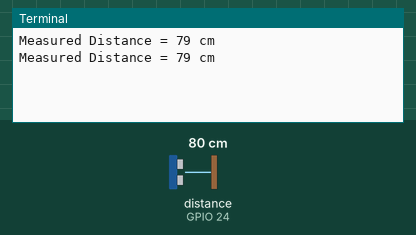
Simulated run of this program. Board: Raspberry Pi (BCM pin numbers). On the bench: the last lines printed to the terminal. The inputs (shaded band) are chosen by the test bench; at power-on: distance to the obstacle (sensor on GPIO 24) 80 cm. The echo pulse lasts 58.3 µs per cm; the clock reads 2024-03-15 10:24:30 at power-on unless the program sets it.

Above: at 1.2 s.
1.3 s: distance to the obstacle (sensor on GPIO 24) set to 2 cm
At 2.3 s:
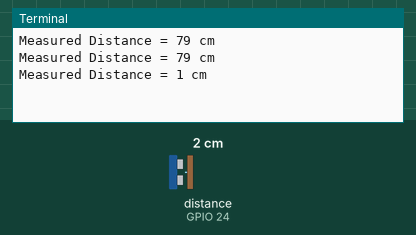
2.8 s: distance to the obstacle (sensor on GPIO 24) set to 4 cm
At 3.8 s:
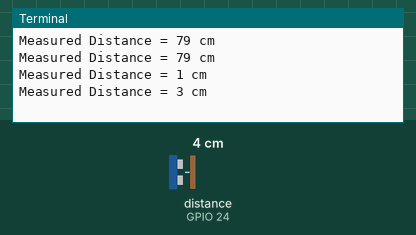
Timing chart, 0 to 5.8 s (numbered marks = the images above; inputs shaded):
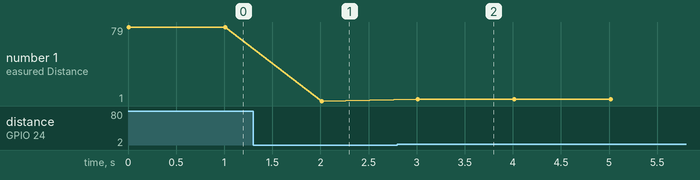

The program:

ultrasonic.py
```python
import time
import RPi.GPIO as GPIO

# Reference: https://tutorials-raspberrypi.com/raspberry-pi-ultrasonic-sensor-hc-sr04/

class UltraSonic(object):
    # RPI
    # Brown -> Power
    # Black -> Gnd
    # Silver -> Trigger
    # Green -> Echo

    # Ultra sonic
    # Yellow -> ground
    # Blue -> Trigger
    # Green -> Echo
    # Purple -> VCC

    def __init__(self) -> None:
        #GPIO Mode (BOARD / BCM)
        GPIO.setmode(GPIO.BCM)

        #set GPIO Pins
        self.GPIO_ECHO = 24
        self.GPIO_TRIGGER = 23

        #set GPIO direction (IN / OUT)
        GPIO.setup(self.GPIO_ECHO, GPIO.IN)
        GPIO.setup(self.GPIO_TRIGGER, GPIO.OUT)

    def distance(self) -> int:

        GPIO.output(self.GPIO_TRIGGER, True)
        # set Trigger after 0.01ms to LOW
        time.sleep(0.0001)
        GPIO.output(self.GPIO_TRIGGER, False)

        StartTime = StopTime = time.time()

        # save StartTime
        while GPIO.input(self.GPIO_ECHO) == 0:
            StartTime = time.time()

        # save time of arrival
        while GPIO.input(self.GPIO_ECHO) == 1:
            StopTime = time.time()

        TimeElapsed = StopTime - StartTime
        # multiply with the sonic speed (34300 cm/s)
        # and divide by 2, because there and back
        distance = (TimeElapsed * 34300) / 2

        return int(distance)

if __name__ == '__main__':
    ultrasonic = UltraSonic()
    try:
        while True:
            dist = ultrasonic.distance()
            print ("Measured Distance = %d cm" % dist)
            time.sleep(1)
        # Reset by pressing CTRL + C
    except KeyboardInterrupt:
        print("Measurement stopped by User")
        GPIO.cleanup()
```

Measured:
- after the input at 1.3 s, the terminal: prints a new line after 0.71 s (image 1)
- after the input at 2.8 s, the terminal: prints a new line after 0.21 s (image 2)
- plotted number 1: 79 → 1 after the input at 1.3 s, 1 → 3 after the input at 2.8 s
